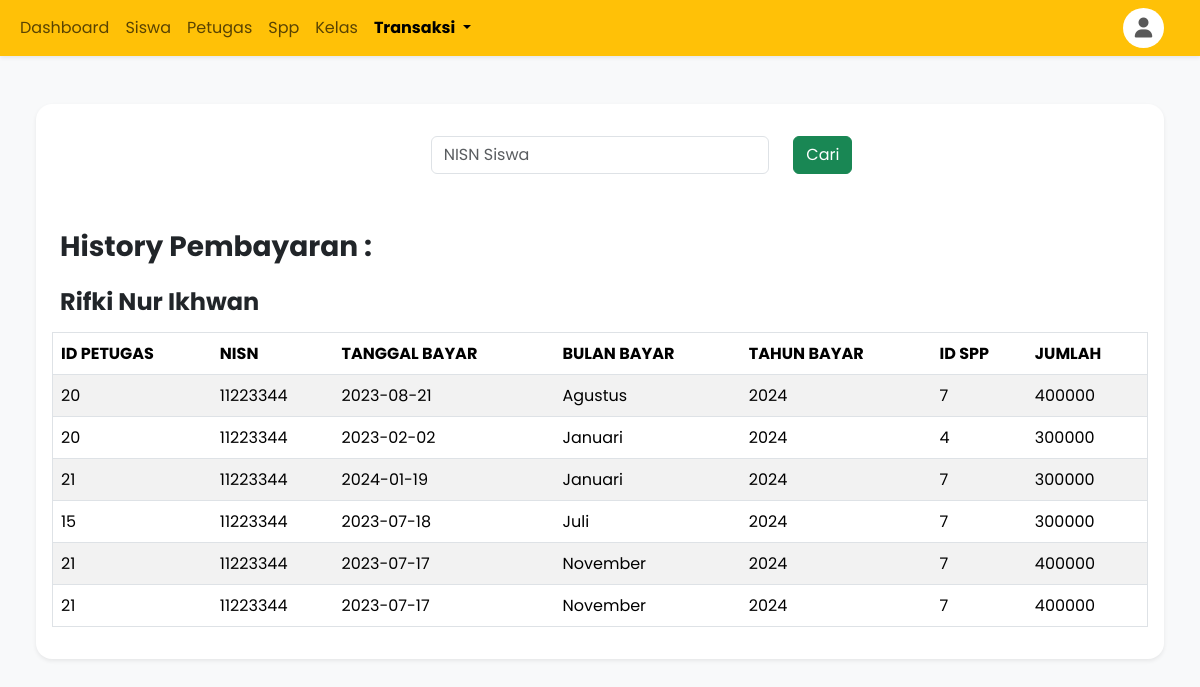
/history_pembayaran.php?nisn=11223344 (signed in), run on the app's committed database.
### tables this page shows
CREATE TABLE `siswa` (
  `nisn` varchar(11) NOT NULL,
  `nis` varchar(11) NOT NULL,
  `nama` varchar(35) NOT NULL,
  `id_kelas` int NOT NULL,
  `alamat` text NOT NULL,
  `no_telp` varchar(13) NOT NULL,
  `id_spp` int NOT NULL
);

CREATE TABLE `pembayaran` (
  `id_pembayaran` int NOT NULL,
  `id_petugas` int NOT NULL,
  `nisn` varchar(11) NOT NULL,
  `tgl_bayar` date NOT NULL,
  `bulan_dibayar` varchar(8) NOT NULL,
  `tahun_dibayar` varchar(4) NOT NULL,
  `id_spp` int NOT NULL,
  `jumlah_bayar` int NOT NULL
);

### auth.php (called while the page is built, shortened)
<?php
include('./component/navbar.php');
include('./component/header.php');
?>

### history_pembayaran.php (the view)
<?php
include('auth.php');
$koneksi = require('koneksi.php');
?>
<body>
    <div class="p-5">
        <div class="row">
            <div class="bg-white p-3 rounded-4 shadow-sm">
                <div class="align-items-center p-3">
                    <form action="" method="GET" class="row">
                        <div class="mb-3 col-4"></div>
                        <div class="mb-3 col-4">
                            <input type="number" name="nisn" value="" class="form-control" placeholder="NISN Siswa">
                        </div>
                        <div class="mb-3 col-4">
                           <button class="btn btn-success">Cari</button>
                        </div>
                    </form>
                </div>
                <div class="">
                    <?php
                    if (isset($_GET['nisn']) && $_GET['nisn'] != '') {
                        $query ="SELECT p.*, s.nama FROM pembayaran p JOIN siswa s ON p.nisn = s.nisn WHERE p.nisn='$_GET[nisn]'";
                        $raw = $koneksi->query($query);
                        $data = $raw->fetch(PDO::FETCH_ASSOC);
                    ?>
                        <h3 class="p-2 fw-bold">History Pembayaran :</h3>
                        <h4 class="p-2 fw-bold"><?= $data['nama']; ?></h4>
                        <table class="table table-striped border">
                                <thead>
                                    <tr>
                                        <th scope="col">ID PETUGAS</th>
                                        <th scope="col">NISN</th>
                                        <th scope="col">TANGGAL BAYAR</th>
                                        <th scope="col">BULAN BAYAR</th>
                                        <th scope="col">TAHUN BAYAR</th>
                                        <th scope="col">ID SPP</th>
                                        <th scope="col">JUMLAH</th>
                                    </tr>
                                </thead>
                                <tbody>
                                    <?php
                                        $query = "SELECT * FROM pembayaran WHERE nisn='$data[nisn]' ORDER BY bulan_dibayar ASC";
                                        $detail = $koneksi->query($query);
                                        while ($d = $detail->fetch(PDO::FETCH_ASSOC)) {
                                            echo " <tr>
                                                    <td>$d[id_petugas]</td>
                                                    <td>$d[nisn]</td>
                                                    <td>$d[tgl_bayar]</td>
                                                    <td>$d[bulan_dibayar]</td>
                                                    <td>$d[tahun_dibayar]</td>
                                                    <td>$d[id_spp]</td>
                                                    <td>$d[jumlah_bayar]</td>
                                                </tr>";
                                        }
                                    ?>
                                </tbody>
                            </table>
                        <?php } ?>
                    </div>
                </div>
            </div>
        </div>
    </body>

### component/navbar.php (shortened to what this page needs)
<?php
    $currentPage = basename($_SERVER['PHP_SELF']);
?>
<nav class="navbar navbar-expand-lg bg-warning shadow-sm">
    <div class="container-fluid">
        <div class="collapse navbar-collapse" id="navbarNav">
            <?php if ($_SESSION['level'] == 'admin') : ?>
                <ul class="navbar-nav me-auto mb-2 mb-lg-0">
                    <li class="nav-item">
                        <a class="nav-link <?= ($currentPage == 'index.php') ? 'active fw-bold' : ''; ?>" aria-current="page" href="index.php">Dashboard</a>
                    </li>
                    <li class="nav-item">
                        <a class="nav-link <?= ($currentPage == 'siswa_halaman.php') ? 'active fw-bold' : ''; ?>" href="siswa_halaman.php">Siswa</a>
                    </li>
                    <li class="nav-item">
                        <a class="nav-link <?= ($currentPage == 'petugas_halaman.php') ? 'active fw-bold' : ''; ?>" href="petugas_halaman.php">Petugas</a>
                    </li>
                    <li class="nav-item">
                        <a class="nav-link <?= ($currentPage == 'spp_halaman.php') ? 'active fw-bold' : ''; ?>" href="spp_halaman.php">Spp</a>
                    </li>
                    <li class="nav-item">
                        <a class="nav-link <?= ($currentPage == 'kelas_halaman.php') ? 'active fw-bold' : ''; ?>" href="kelas_halaman.php">Kelas</a>
                    </li>
                    <li class="nav-item dropdown">
                        <a class="nav-link dropdown-toggle <?= ($currentPage == 'pembayaran_tambah.php' || $currentPage == 'history_pembayaran.php' || $currentPage == 'laporan_transaksi.php') ? 'active fw-bold' : ''; ?>" href="#" role="button" data-bs-toggle="dropdown" aria-expanded="false">
                            Transaksi
                        </a>
                    </li>
                </ul>
                <ul class="navbar-nav ms-auto ms-md-0 me-3 me-lg-4 bg-white d-flex justify-content-center align-items-center" style="border-radius: 50%;height: 40px;">
                    <li class="nav-item dropdown">
                        <a class="nav-link fw-bold" id="navbarDropdown" href="#" role="button" data-bs-toggle="dropdown" aria-expanded="false"><i class="fas fa-user fa-fw fs-5"></i></a>
                    </li>
                </ul>
            <?php endif ?>
        </div>
    </div>
</nav>

### component/header.php (shortened to what this page needs)
<!DOCTYPE html>
<html lang="en">
<head>
    <link href="https://cdn.jsdelivr.net/npm/bootstrap@5.3.3/dist/css/bootstrap.min.css" rel="stylesheet">
</head>
<body class="bg-light">
</body>
</html>

### component/header.php (style rules this page uses)
* { font-family: 'poppins', sans-serif; }

### data on the page
siswa: nama "Rifki Nur Ikhwan"
pembayaran: id_petugas "20", nisn "11223344", tgl_bayar "2023-08-21", bulan_dibayar "Agustus", tahun_dibayar "2024", id_spp "7", jumlah_bayar "400000"
pembayaran: id_petugas "20", nisn "11223344", tgl_bayar "2023-02-02", bulan_dibayar "Januari", tahun_dibayar "2024", id_spp "4", jumlah_bayar "300000"
pembayaran: id_petugas "21", nisn "11223344", tgl_bayar "2024-01-19", bulan_dibayar "Januari", tahun_dibayar "2024", id_spp "7", jumlah_bayar "300000"
pembayaran: id_petugas "15", nisn "11223344", tgl_bayar "2023-07-18", bulan_dibayar "Juli", tahun_dibayar "2024", id_spp "7", jumlah_bayar "300000"
pembayaran: id_petugas "21", nisn "11223344", tgl_bayar "2023-07-17", bulan_dibayar "November", tahun_dibayar "2024", id_spp "7", jumlah_bayar "400000"
pembayaran: id_petugas "21", nisn "11223344", tgl_bayar "2023-07-17", bulan_dibayar "November", tahun_dibayar "2024", id_spp "7", jumlah_bayar "400000"
